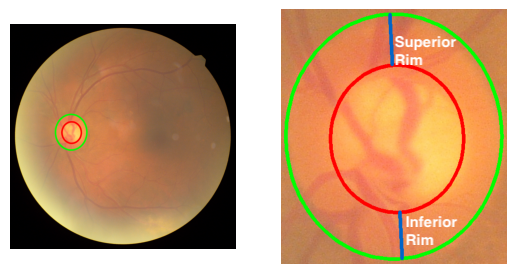

Write the Python code that produced this figure.
import glob, tqdm, cv2
from ultralytics import YOLO
from shapely.geometry import LineString, Polygon
import numpy as np
import matplotlib.pyplot as plt

def find_intersection(start, end, polygon_coords):
    line = LineString([start, end])
    polygon = Polygon(polygon_coords)
    intersection = line.intersection(polygon)
    if intersection.is_empty:
        return None  # No intersection
    else:
        return list(intersection.coords)

def calculate_distance(point1, point2):
    point1 = np.array(point1)
    point2 = np.array(point2)
    distance = np.linalg.norm(point2 - point1)
    return distance

def draw_dashed_line(image, start_point, end_point, color, thickness, dash_length=10):
    line_length = np.linalg.norm(np.array(end_point) - np.array(start_point))
    num_dashes = int(line_length // dash_length)
    line_vector = (np.array(end_point) - np.array(start_point)) / line_length
    for i in range(num_dashes):
        dash_start = start_point + i * dash_length * line_vector
        dash_end = start_point + (i + 0.5) * dash_length * line_vector
        cv2.line(image, tuple(dash_start.astype(int)), tuple(dash_end.astype(int)), color, thickness)
    return image

def polygon_to_ellipse(polygon_points):
    polygon_points = np.array(polygon_points[0], dtype=np.int32)
    ellipse = cv2.fitEllipse(polygon_points)
    center, axes, angle = ellipse 
    ellipse_points = []
    num_points = len(polygon_points)
    for i in range(num_points):
        theta = 2 * np.pi * i / num_points  # Parametric angle
        x = int(center[0] + (axes[0] / 2) * np.cos(theta))
        y = int(center[1] + (axes[1] / 2) * np.sin(theta))
        ellipse_points.append([x, y])
    return [np.array(ellipse_points, dtype=np.int32)]

def find_perpendicular_line(l1_start, l1_end, length=None):
    l1_start = np.array(l1_start)
    l1_end = np.array(l1_end)
    direction_l1 = l1_end - l1_start
    direction_l2 = np.array([-direction_l1[1], direction_l1[0]])
    midpoint = (l1_start + l1_end) / 2
    if length is None:
        length = np.linalg.norm(direction_l1)
    direction_l2 = direction_l2 / np.linalg.norm(direction_l2) * (length / 2)
    l2_start = midpoint - direction_l2
    l2_end = midpoint + direction_l2
    return l2_start, l2_end

# file_o = open('results_val.csv','w')
# file_o.write('file_name,superior,inferior\n')
model = YOLO('../../model/train/weights/best.pt') 
input_paths = glob.glob('../../../data/SI/test_si/*.jpg')
input_paths.sort()
for input_image_path in tqdm.tqdm(input_paths):
    results = model(input_image_path,conf=0.001,iou=0.8)
    cup_arr = []
    dis_arr = []
    for result in results:
        if result.masks is None:
            continue
        for mask, box in zip(result.masks.xy, result.boxes):
            points = np.int32([mask])
            if box.cls[0] == 0:
                if 0 not in points[0]:
                    cup_arr.append(points[0])
            if box.cls[0] == 1:
                if 0 not in points[0]:
                    dis_arr.append(points[0])
    cup_polygons = [Polygon([tuple(point) for point in coords]) for coords in cup_arr]
    dis_polygons = [Polygon([tuple(point) for point in coords]) for coords in dis_arr]
    result = []
    for dis_index, dis_poly in enumerate(dis_polygons):
        contained_cup_polygons = [red_poly for red_poly in cup_polygons if red_poly.within(dis_poly)]
        if contained_cup_polygons:
            highest_cup_poly = max(contained_cup_polygons, key=lambda p: max(point[1] for point in p.exterior.coords)-min(point[1] for point in p.exterior.coords)) 
            result.append({
                "dis_polygon_index": dis_index,
                "dis_polygon_area": dis_poly.area,
                "largest_cup_polygon": highest_cup_poly,
                "largest_cup_polygon_index": cup_polygons.index(highest_cup_poly),
                "largest_cup_polygon_area": highest_cup_poly.area
            })
    if result:
        largest_dis_poly_result = max(result, key=lambda x: x["dis_polygon_area"])
    else:
        print("No red polygons are contained within any green polygons.")
    cup_arr = [cup_arr[largest_dis_poly_result['largest_cup_polygon_index']]]
    dis_arr = [dis_arr[largest_dis_poly_result['dis_polygon_index']]]
    # print(input_image_path)
    # print(np.array(cup_arr).shape)
    # print(np.array(dis_arr).shape)
    fig, axs = plt.subplots(1, 2) 
    image = cv2.imread(input_image_path)
    image_rgb = cv2.cvtColor(image, cv2.COLOR_BGR2RGB)
    image_rgb_predict = image_rgb.copy()
    # print(dis_arr) 
    # if len(cup_arr) > 5:
    print('>>',np.array(cup_arr).shape,np.array(dis_arr).shape)
    if np.array(cup_arr).shape[1] >= 5:
        cup_arr = polygon_to_ellipse(cup_arr)
    if np.array(dis_arr).shape[1] >= 5:
        dis_arr = polygon_to_ellipse(dis_arr)
    cv2.polylines(image_rgb_predict , cup_arr, isClosed=True, color=(255, 0, 0), thickness=20)
    cv2.polylines(image_rgb_predict , dis_arr, isClosed=True, color=(0, 255, 0), thickness=20)
    axs[0].imshow(image_rgb_predict)
    axs[0].axis('off')
    image_rgb_predict = image_rgb.copy()
    crop_arr = []
    x_crop_arr = []
    y_crop_arr = []
    for i in dis_arr[0]:
        crop_arr.append((i[0], i[1]))
        x_crop_arr.append(i[0])
        y_crop_arr.append(i[1])
    if np.array(cup_arr).shape[1] >= 5:
        cup_arr = polygon_to_ellipse(cup_arr)
    if np.array(dis_arr).shape[1] >= 5:
        dis_arr = polygon_to_ellipse(dis_arr)

    image_rgb_predict = image_rgb.copy()
    cv2.polylines(image_rgb_predict , cup_arr, isClosed=True, color=(255, 0, 0), thickness=5)
    cv2.polylines(image_rgb_predict , dis_arr, isClosed=True, color=(0, 255, 0), thickness=5)
    start_point = (x_crop_arr[np.argmin(y_crop_arr)], np.min(y_crop_arr))
    end_point = (x_crop_arr[np.argmax(y_crop_arr)], np.max(y_crop_arr))
    print(start_point, end_point)
    print(np.array(cup_arr).shape)
    
    # image_rgb_predict = draw_dashed_line(image_rgb_predict, start_point, end_point, (0, 100, 200), 5, dash_length=1)
    cup_arr = np.array(cup_arr)
    intersections = find_intersection(start_point, end_point, cup_arr.reshape(cup_arr.shape[1],cup_arr.shape[2]))
    # print(intersections)
    if intersections != None:
        image_rgb_predict = draw_dashed_line(image_rgb_predict, start_point, intersections[0], (0, 100, 200), 5, dash_length=1)
        image_rgb_predict = draw_dashed_line(image_rgb_predict, intersections[1], end_point, (0, 100, 200), 5, dash_length=1)
    XcropMin, XcropMax = np.min(x_crop_arr), np.max(x_crop_arr)
    YcropMin, YcropMax = np.min(y_crop_arr), np.max(y_crop_arr)
    cropped_image = image_rgb_predict[YcropMin-10:YcropMax+10, XcropMin-10:XcropMax+10, :]
    axs[1].imshow(cropped_image)
    axs[1].axis('off')
    plt.savefig('main01.png',bbox_inches='tight')
    # print(input_image_path)
    input_image_path = input_image_path.replace('../../../data/SI/','figs/')
    if intersections != None:
        l1 = calculate_distance(start_point, intersections[0])
        l2 = calculate_distance(intersections[1], end_point)
        # file_o.write('%s,%f,%f\n'%(input_image_path,l1,l2))
    plt.savefig(input_image_path,bbox_inches='tight')
    break
print("OK")